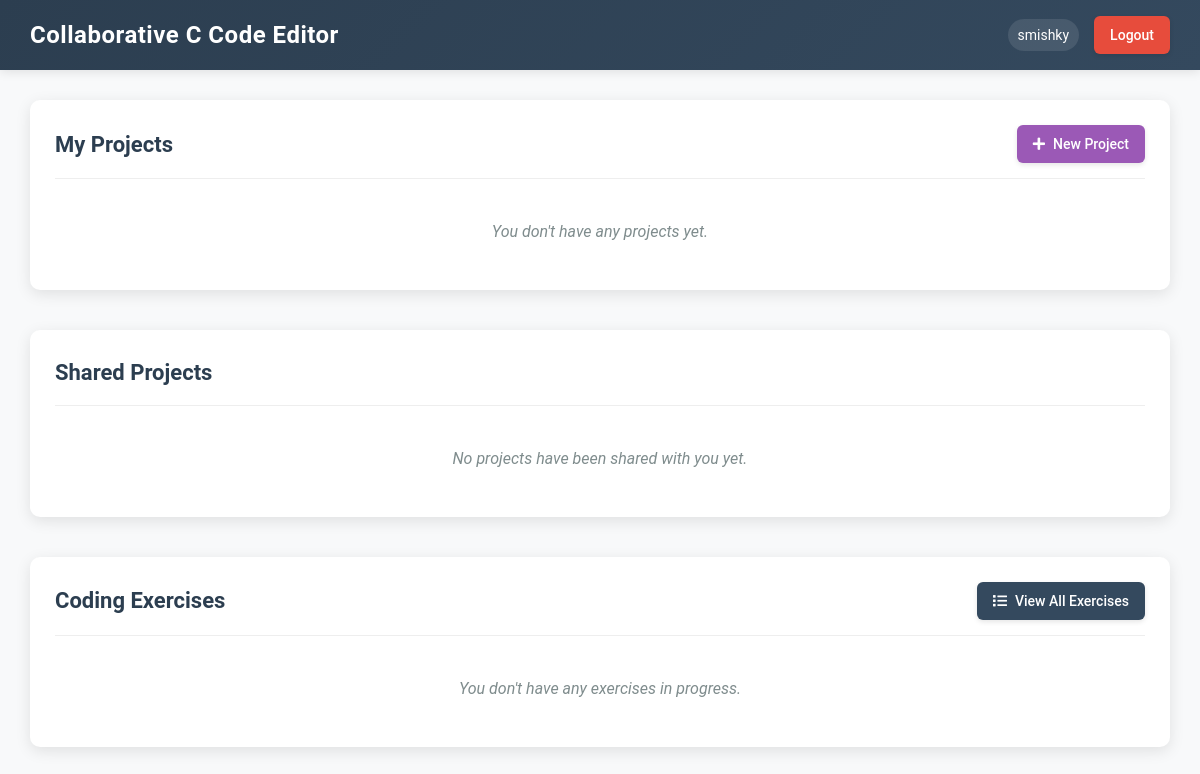
Page /dashboard (signed in) on the earlier database version.
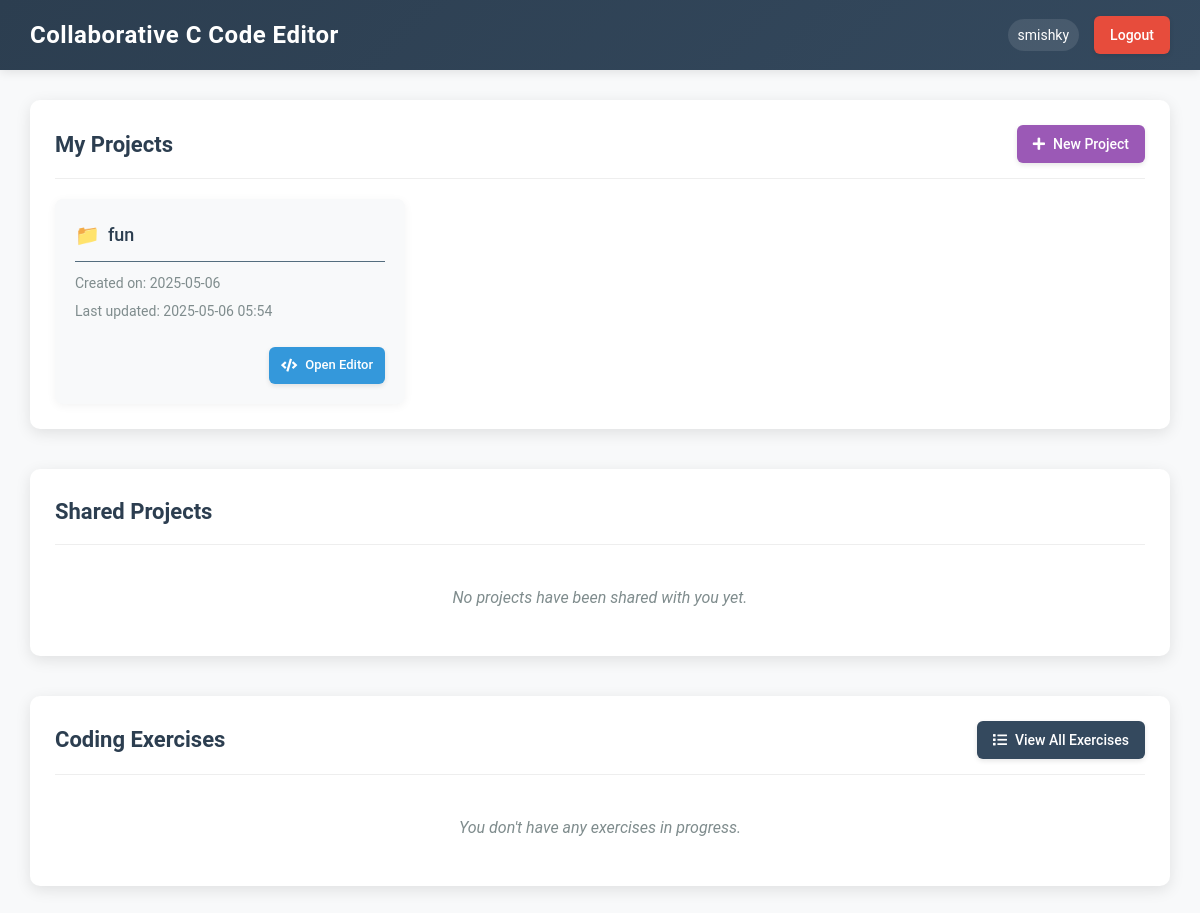
Same page on the later database version.
### models.py (models this page shows, shortened)
class User(db.Model):
    id = db.Column(db.Integer, primary_key=True)
    username = db.Column(db.String(20), unique=True, nullable=False)
    email = db.Column(db.String(120), unique=True, nullable=False)
    password = db.Column(db.String(60), nullable=False)
    created_at = db.Column(db.DateTime, default=datetime.utcnow)
    owned_projects = db.relationship('Project', backref='owner', lazy=True)
    collaborated_projects = db.relationship('Project',
                                          secondary=project_collaborators,
                                          lazy='subquery',
                                          backref=db.backref('collaborators', lazy=True))
    exercise_progress = db.relationship('ExerciseProgress', backref='user', lazy=True)

class Project(db.Model):
    id = db.Column(db.Integer, primary_key=True)
    name = db.Column(db.String(100), nullable=False)
    content = db.Column(db.Text, nullable=True)
    created_at = db.Column(db.DateTime, default=datetime.utcnow)
    updated_at = db.Column(db.DateTime, default=datetime.utcnow, onupdate=datetime.utcnow)
    owner_id = db.Column(db.Integer, db.ForeignKey('user.id'), nullable=False)

### server.py (the view)
@app.route("/dashboard")
def dashboard():
    if 'user_id' not in session:
        return redirect(url_for('login'))
    user_id = session['user_id']
    user = User.query.get(user_id)
    owned_projects = Project.query.filter_by(owner_id=user_id).all()
    collaborated_projects = user.collaborated_projects
    in_progress_exercises = ExerciseProgress.query.filter_by(
        user_id=user_id,
        status='in_progress'
    ).join(Exercise).all()
    project_owners = {}
    for project in owned_projects + collaborated_projects:
        if project.owner_id not in project_owners:
            owner = User.query.get(project.owner_id)
            project_owners[project.owner_id] = owner.username if owner else "Unknown"
    return render_template(
        'dashboard.html',
        username=user.username,
        owned_projects=owned_projects,
        collaborated_projects=collaborated_projects,
        in_progress_exercises=in_progress_exercises,
        project_owners=project_owners  # Pass owner usernames
    )

### templates/dashboard.html (shortened to what this page needs)
<!DOCTYPE html>
<html lang="en">
<head>
    <link rel="stylesheet" href="{{ url_for('static', filename='style.css') }}">
    <link rel="stylesheet" href="https://cdnjs.cloudflare.com/ajax/libs/font-awesome/5.15.3/css/all.min.css">
</head>
<body>
    <div class="header">
        <h1>Collaborative C Code Editor</h1>
        <div class="user-info">
            <span id="current-username">{{ username }}</span>
            <a href="{{ url_for('logout') }}" class="btn logout-btn">Logout</a>
        </div>
    </div>
    <div class="dashboard-container">
        <div class="dashboard-section">
            <div class="section-header">
                <h2>My Projects</h2>
                <a href="{{ url_for('new_project') }}" class="btn create-btn">
                    <i class="fas fa-plus"></i> New Project
                </a>
            </div>
            <div class="project-list">
                {% if owned_projects %}
                    {% for project in owned_projects %}
                        <div class="project-card">
                            <div class="project-info">
                                <h3>{{ project.name }}</h3>
                                <p>Created on: {{ project.created_at.strftime('%Y-%m-%d') }}</p>
                                <p>Last updated: {{ project.updated_at.strftime('%Y-%m-%d %H:%M') }}</p>
                            </div>
                            <div class="project-actions">
                                <a href="{{ url_for('project', project_id=project.id) }}" class="btn action-btn open-btn">
                                    <i class="fas fa-code"></i> Open Editor
                                </a>
                            </div>
                        </div>
                    {% endfor %}
                {% else %}
                    <p class="no-items">You don't have any projects yet.</p>
                {% endif %}
            </div>
        </div>
        <div class="dashboard-section">
            <div class="section-header">
                <h2>Shared Projects</h2>
            </div>
            <div class="project-list">
                {% if collaborated_projects %}
                    {% for project in collaborated_projects %}
                        <div class="project-card">
                            <div class="project-info">
                                <h3>{{ project.name }}</h3>
                                <p>Owner: {{ project_owners[project.owner_id] }}</p>
                                <p>Last updated: {{ project.updated_at.strftime('%Y-%m-%d %H:%M') }}</p>
                            </div>
                            <div class="project-actions">
                                <a href="{{ url_for('project', project_id=project.id) }}" class="btn action-btn open-btn">
                                    <i class="fas fa-code"></i> Open Editor
                                </a>
                            </div>
                        </div>
                    {% endfor %}
                {% else %}
                    <p class="no-items">No projects have been shared with you yet.</p>
                {% endif %}
            </div>
        </div>
        <div class="dashboard-section">
            <div class="section-header">
                <h2>Coding Exercises</h2>
                <a href="{{ url_for('exercises') }}" class="btn view-all-btn">
                    <i class="fas fa-list"></i> View All Exercises
                </a>
            </div>
            <div class="exercise-list">
                {% if in_progress_exercises %}
                    {% for progress in in_progress_exercises %}
                        <div class="exercise-card">
                            <div class="exercise-info">
                                <h3>{{ progress.exercise.title }}</h3>
                                <p>Difficulty: {{ progress.exercise.difficulty }}</p>
                                <p>Status: In Progress</p>
                            </div>
                            <div class="exercise-actions">
                                <a href="{{ url_for('exercise', exercise_id=progress.exercise.id) }}" class="btn action-btn continue-btn">
                                    <i class="fas fa-play"></i> Continue
                                </a>
                            </div>
                        </div>
                    {% endfor %}
                {% else %}
                    <p class="no-items">You don't have any exercises in progress.</p>
                {% endif %}
            </div>
        </div>
    </div>
</body>
</html>

### static/style.css (style rules this page uses)
* { margin: 0; padding: 0; box-sizing: border-box; font-family: 'Roboto', 'Arial', sans-serif; }
body { background-color: #f8f9fa; color: #333; line-height: 1.6; }
.header { background: linear-gradient(135deg, #2c3e50, #34495e); color: white; padding: 15px 30px; display: flex; justify-content: space-between; align-items: center; height: 70px; box-shadow: 0 2px 10px rgba(0, 0, 0, 0.1); }
.header h1 { font-weight: 600; letter-spacing: 0.5px; font-size: 24px; }
.user-info { display: flex; align-items: center; gap: 15px; }
#current-username { background-color: rgba(255, 255, 255, 0.1); padding: 5px 10px; border-radius: 20px; font-size: 14px; }
.btn { padding: 8px 16px; background-color: #3498db; color: white; border: none; border-radius: 6px; cursor: pointer; text-decoration: none; font-size: 14px; transition: all 0.2s ease; display: inline-flex; align-items: center; justify-content: center; gap: 8px; font-weight: 500; box-shadow: 0 2px 5px rgba(0, 0, 0, 0.1); }
.logout-btn { background-color: #e74c3c; }
.action-btn { padding: 8px 12px; font-size: 13px; }
.create-btn { background-color: #9b59b6; }
.view-all-btn { background-color: #34495e; }
.project-info, .active-users, .chat-container { margin-bottom: 25px; }
.project-info h3, .active-users h3, .chat-container h3 { margin-bottom: 16px; padding-bottom: 10px; border-bottom: 1px solid #546d7e; color: #ecf0f1; font-size: 18px; font-weight: 500; display: flex; align-items: center; }
.project-info h3:before { content: "📁"; margin-right: 8px; font-size: 20px; }
.dashboard-container { padding: 30px; max-width: 1200px; margin: 0 auto; }
.dashboard-section { margin-bottom: 40px; background-color: white; border-radius: 10px; box-shadow: 0 4px 15px rgba(0, 0, 0, 0.1); padding: 25px; }
.section-header { display: flex; justify-content: space-between; align-items: center; margin-bottom: 20px; padding-bottom: 15px; border-bottom: 1px solid #eee; }
.section-header h2 { font-size: 22px; color: #2c3e50; font-weight: 600; }
.project-list, .exercise-list { display: grid; grid-template-columns: repeat(auto-fill, minmax(300px, 1fr)); gap: 20px; }
.project-card { background-color: #f8f9fa; border-radius: 8px; padding: 20px; box-shadow: 0 2px 10px rgba(0, 0, 0, 0.05); transition: transform 0.3s, box-shadow 0.3s; }
.project-info h3 { font-size: 18px; margin-bottom: 10px; color: #2c3e50; }
.project-info p { font-size: 14px; color: #7f8c8d; margin-bottom: 5px; }
.project-actions { margin-top: 15px; display: flex; justify-content: flex-end; }
.no-items { grid-column: 1 / -1; text-align: center; color: #7f8c8d; font-style: italic; padding: 20px; }

Differences in the rows shown:
now on this page (row edited): Project: name "fun", created_at "2025-05-06", updated_at "2025-05-06 05:54"
Other differences:
text no longer shown: "You don't have any projects yet."
